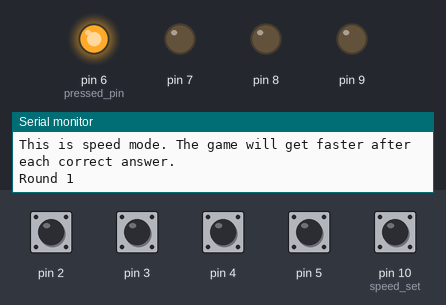
Simulated run of this sketch. Board: Arduino Uno, built with avr-gcc and run on an emulated ATmega328P. Parts: output pins drawn as LEDs (lit = HIGH), the last lines printed to the serial monitor. Dashed ring = blinking. The inputs (shaded band) are chosen by the test bench; at power-on: pin 2–5, pin 10 (speed_set) HIGH. Random numbers use the default seed unless the sketch sets one.

Above: at 3.0 s.
3.1 s: pin 2 pulsed LOW 5 times (0.12 s each, 0.3 s apart)
At 7.1 s:
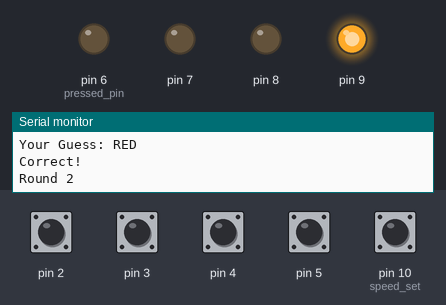
7.2 s: pin 3 pulled LOW for 1 s
At 10.42 s:
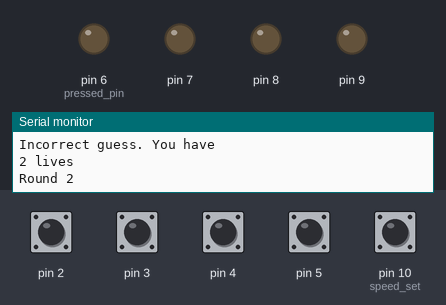
11.0 s: pin 4 pulled LOW for 1 s
At 13.9 s:
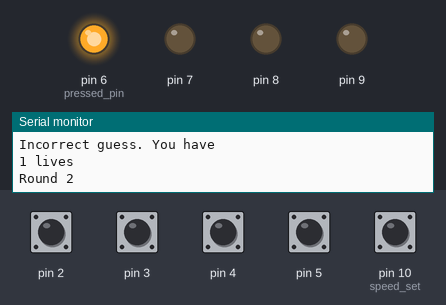
14.8 s: pin 5 pulled LOW for 1 s
At 18.7 s:
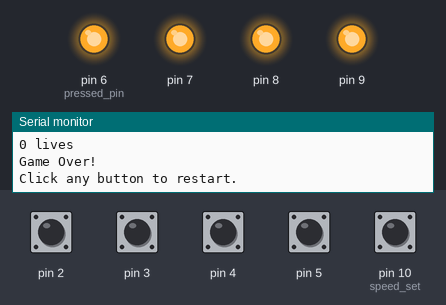
18.8 s: pin 2 pulled LOW for 0.15 s
At 19.47 s:
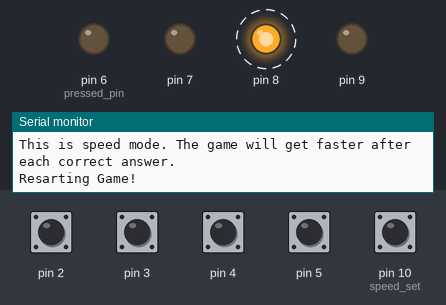
21.8 s: pin 2 pulled LOW for 1 s
Timing chart, 0 to 26.8 s (numbered marks = the images above; inputs shaded):
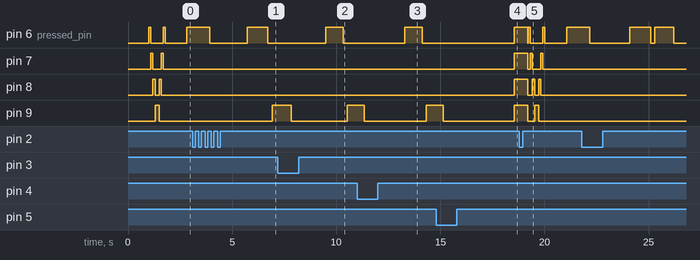

The sketch:

Memory_Game.ino
```cpp
#include <Vector.h> //libary for dynamic lists (essentially arraylists)

//setting max value for lists
const int MAX_ELEMENTS = 100;
int storageArray_ran[MAX_ELEMENTS];
int storageArray_guess[MAX_ELEMENTS];

//initialize variables
int store_num;
int round_n;
int lives;
bool level_pass = true;
bool restart = true;
bool most_recent_cor = true;
double delay_time;
double mul;

//initialize lists
Vector<int> dynamicList_ran;
Vector<int> dynamicList_guess;

void setup(){
  Serial.begin(9600); //initialize serial console
  delay(1000);

  randomSeed(analogRead(A1)); //set random see

  //confirming max value for lists
  dynamicList_ran.setStorage(storageArray_ran);
  dynamicList_guess.setStorage(storageArray_guess);

  //inputs for buttons
  pinMode(2, INPUT_PULLUP);
  pinMode(3, INPUT_PULLUP);
  pinMode(4, INPUT_PULLUP);
  pinMode(5, INPUT_PULLUP);

  pinMode(10, INPUT_PULLUP); //speed set

  //outputs for LEDs
  pinMode(6, OUTPUT);
  pinMode(7, OUTPUT);
  pinMode(8, OUTPUT);
  pinMode(9, OUTPUT);


  //starting pattern
  for(int i = 6; i < 10; i++){
    digitalWrite(i, HIGH);
    delay(100);
    digitalWrite(i, LOW);
  }
  for(int i = 9; i >= 6; i--){
    digitalWrite(i, HIGH);
    delay(100);
    digitalWrite(i, LOW);
  }

  digitalWrite(6, LOW);
  digitalWrite(7, LOW);
  digitalWrite(8, LOW);
  digitalWrite(9, LOW);

  if(digitalRead(10) == 0){ //standard speed
    Serial.println("Starting Memory Game!");
    Serial.println("This is standard speed. The game will not get faster.");
    delay_time = 1100;
    mul = 1;
  }
  else{ //increase speed
    Serial.println("Starting Memory Game!");
    Serial.println("This is speed mode. The game will get faster after each correct answer.");
    delay_time = 1100;
    mul = 1.1;
  }

  lives = 3;
}

void wait_restart(){ //restart game function
  Serial.println("Click any button to restart.");

  while(!restart){
    if(digitalRead(2) == 0){
      delay(20);
      while(digitalRead(2) == 0){}
      delay(250);
      restart = true;
    }
    if(digitalRead(3) == 0){
        delay(20);
        while(digitalRead(3) == 0){}
        delay(250);
        restart = true;
    }
    if(digitalRead(4) == 0){
        delay(20);
        while(digitalRead(4) == 0){}
        delay(250);
        restart = true;
    }
    if(digitalRead(5) == 0){
        delay(20);
        while(digitalRead(5) == 0){}
        delay(250);
        restart = true;
    }
  }

  dynamicList_guess.clear();
  dynamicList_ran.clear();

  digitalWrite(6, LOW);
  digitalWrite(7, LOW);
  digitalWrite(8, LOW);
  digitalWrite(9, LOW);

  lives = 3;
  most_recent_cor = true;

  if(digitalRead(10) == 0){ //standard speed
    Serial.println("This is standard speed. The game will not get faster.");
    delay_time = 1100;
    mul = 1;
  }
  else{ //increase speed
    Serial.println("This is speed mode. The game will get faster after each correct answer.");
    delay_time = 1100;
    mul = 1.1;
  }

  Serial.println("Resarting Game!");

  for(int i = 6; i < 10; i++){
    digitalWrite(i, HIGH);
    delay(100);
    digitalWrite(i, LOW);
  }
  for(int i = 9; i >= 6; i--){
    digitalWrite(i, HIGH);
    delay(100);
    digitalWrite(i, LOW);
  }
}

void loop(){
  long randomNumber = random(6, 10); //create the random number 6-9
  delay(1000);

  if(most_recent_cor){ //add to list if user got correct answer
    dynamicList_ran.push_back(randomNumber);
  }
  round_n = dynamicList_ran.size();
  Serial.print("Round ");
  Serial.println(round_n);

  //light LEDs in seqeunce
  for(int i = 0; i < dynamicList_ran.size(); i++){
    digitalWrite(dynamicList_ran[i], HIGH);
    delay((unsigned int)delay_time);
    digitalWrite(dynamicList_ran[i], LOW);
    delay(200);
    if(most_recent_cor){
      delay_time /= mul; //this is where speed mode comes in
    }
  }

  //game logic: wait for a button press, check if that press was right or wrong
  while(dynamicList_guess.size() < dynamicList_ran.size() && level_pass){
    int pressed_pin = -1;

    if(digitalRead(2) == 0){
      delay(20);
      while(digitalRead(2) == 0){}
      delay(250);
      store_num = 6;
      Serial.println("Your Guess: RED");
      pressed_pin = store_num;
    }
    else if(digitalRead(3) == 0){
      delay(20);
      while(digitalRead(3) == 0){}
      delay(250);
      store_num = 7;
      Serial.println("Your Guess: GREEN");
      pressed_pin = store_num;
    }
    else if(digitalRead(4) == 0){
      delay(20);
      while(digitalRead(4) == 0){}
      delay(250);
      store_num = 8;
      Serial.println("Your Guess: YELLOW");
      pressed_pin = store_num;
    }
    else if(digitalRead(5) == 0){
      delay(20);
      while(digitalRead(5) == 0){}
      delay(250);
      store_num = 9;
      Serial.println("Your Guess: ORANGE");
      pressed_pin = store_num;
    }

    //when a pin is pressed, check that number with what the number should be
    if(pressed_pin != -1){
      dynamicList_guess.push_back(pressed_pin);
      int currentIndex = dynamicList_guess.size() - 1;

      if(dynamicList_guess[currentIndex] != dynamicList_ran[currentIndex]){
        level_pass = false;
        break;
      }
    }
  }

  if(!level_pass){ //incorrect
    lives--;
    level_pass = true;
    most_recent_cor = false;
    Serial.println("Incorrect guess. You have ");
    Serial.print(lives);
    Serial.print(" lives");
    Serial.println("");
  }
  else{ //correct
    Serial.println("Correct!");
    most_recent_cor = true;
  }

  if(lives == 0){ //gameover if lives runout, call the restart function
    dynamicList_ran.clear();
    delay(2500);
    Serial.println("Game Over!");
    digitalWrite(6, HIGH);
    digitalWrite(7, HIGH);
    digitalWrite(8, HIGH);
    digitalWrite(9, HIGH);
    restart = false;
    wait_restart();
  }

  dynamicList_guess.clear(); //clear user inputs for new round
  delay(50); //delay to help program run
}
```

Measured:
- after the input at 3.1 s, pin 9: LOW → HIGH after 3.8 s
- after the input at 7.2 s, pin 6 (pressed_pin): LOW → HIGH after 2.3 s, → LOW 0.83 s later
- after the input at 11.0 s, pin 6 (pressed_pin): LOW → HIGH after 2.3 s, → LOW 0.83 s later
- after the input at 14.8 s, pin 6 (pressed_pin), pin 7, pin 8: LOW → HIGH after 3.8 s
- after the input at 18.8 s, pin 6 (pressed_pin): goes LOW 0.03 s, HIGH 0.10 s, LOW 0.60 s, HIGH 0.10 s, LOW 1.1 s, then HIGH, starting after 0.40 s; pin 7: goes LOW 0.13 s, HIGH 0.10 s, LOW 0.40 s, HIGH 0.10 s, then LOW, starting after 0.40 s
